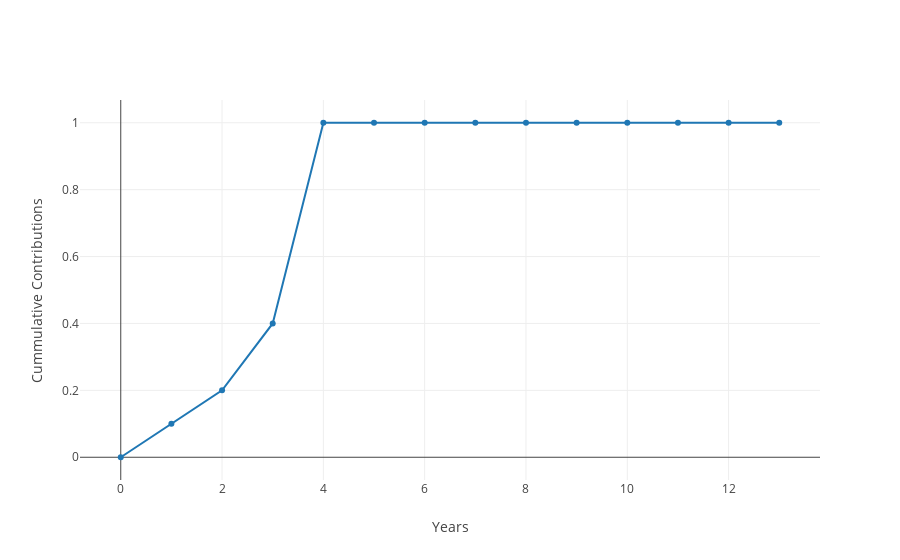

The notebook cell saved with this chart:
### Code cell
iplot({'data':[
    go.Scatter(
        x = sim_1_dep.mean(axis = 1).index,
        y = sim_1_dep.mean(axis = 1).to_list(),
        mode = 'lines+markers',
        name = 'CDF')],
'layout': go.Layout(yaxis=go.YAxis(title='Cummulative Contributions'),
                    xaxis=go.XAxis(title='Years'))})

### Figure 1 — Plotly figure (JSON) as saved in the notebook; plotly's stock layout.template omitted (floating-point values rounded to 4 significant figures)
{"data": [{"mode": "lines+markers", "name": "CDF", "type": "scatter", "uid": "f7477842-5aca-47cb-ba2a-c000a402992a", "x": [0, 1, 2, 3, 4, 5, 6, 7, 8, 9, 10, 11, 12, 13], "y": [0, 0.1, 0.2, 0.4, 1, 1, 1, 1, 1, 1, 1, 1, 1, 1]}], "layout": {"xaxis": {"title": {"text": "Years"}}, "yaxis": {"title": {"text": "Cummulative Contributions"}}}}
